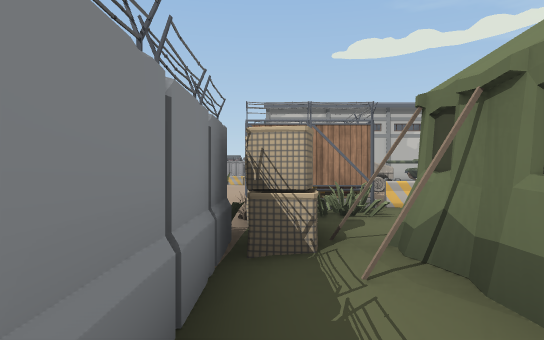
view 1 (above)

24 first-person views from a walk through a scene from a Unity 3-D project. The camera is 1.4 m above the floor, looks level and sees 75° across. The floor is counted in squares, 2 m on a side. Each view is taken from the middle of a square. On the plan, view 1 faces up. The plan holds only what a view shows up to about 11 squares ahead; the rest is blank. The place goes on beyond the plan. The player is left out. Some surface patterns are stand-ins.

view 2
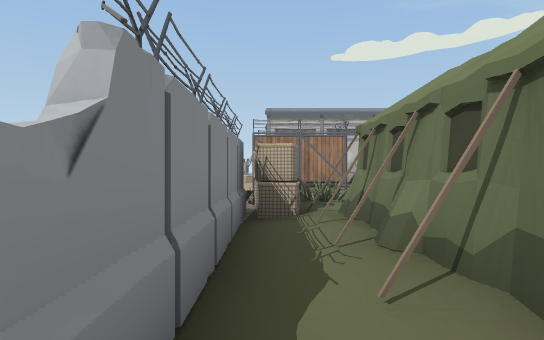

view 3
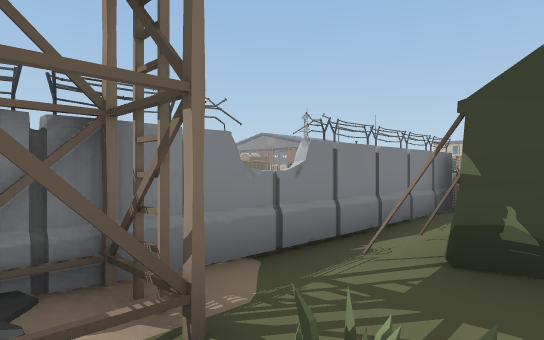

view 4
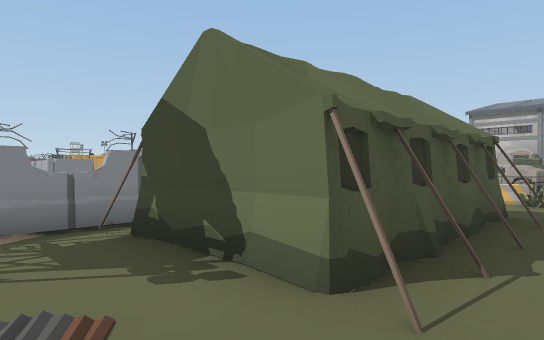

view 5
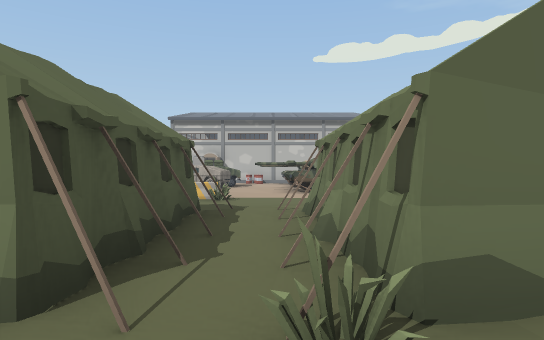

view 6
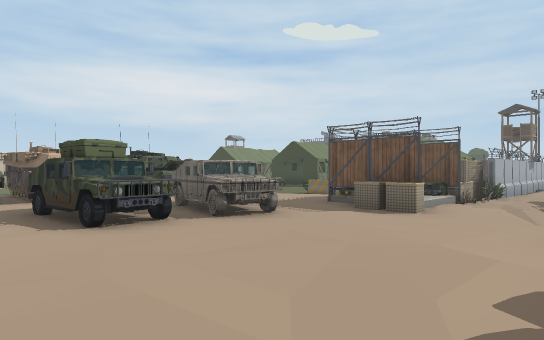

view 7
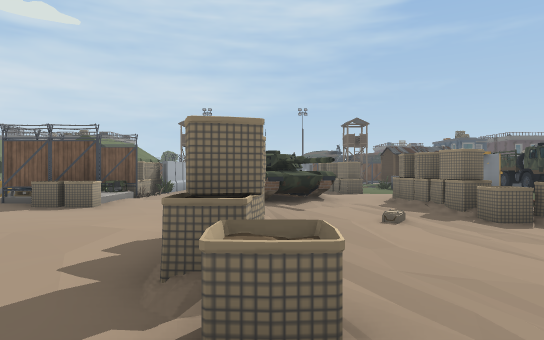

view 8
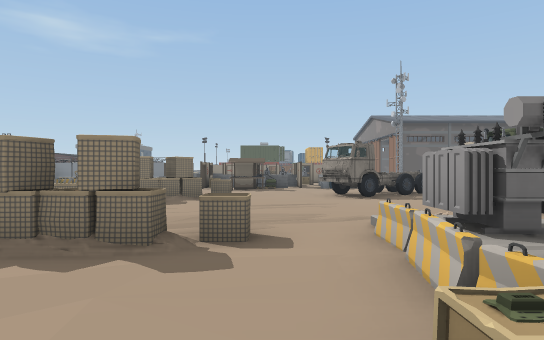

view 9
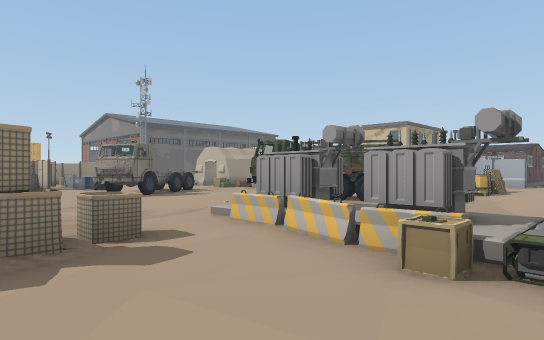

view 10
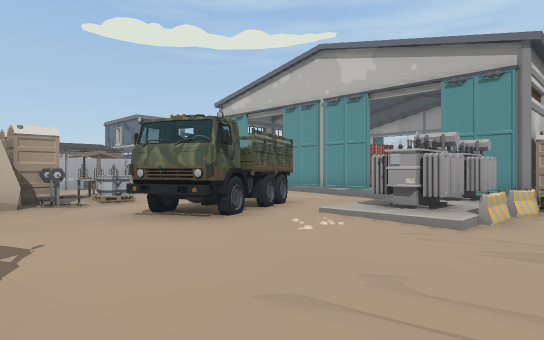

view 11
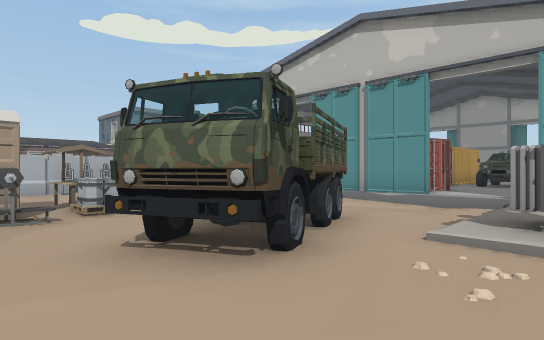

view 12
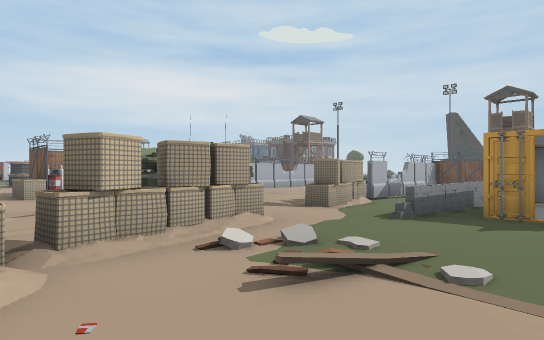

view 13
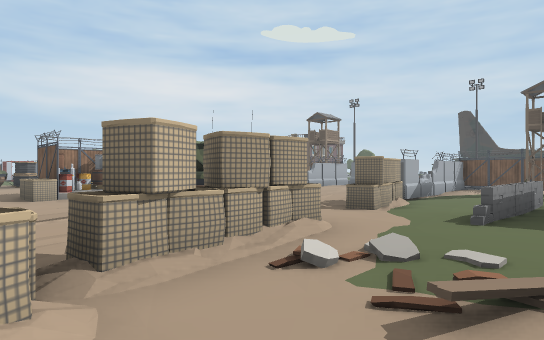

view 14
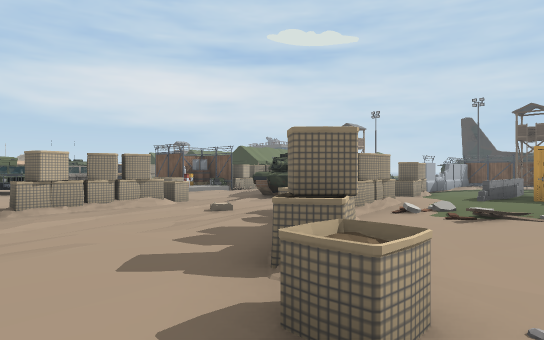

view 15
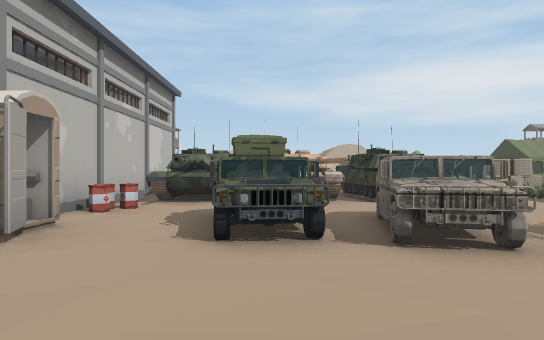

view 16
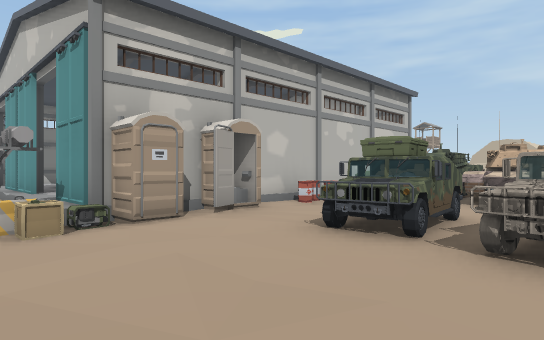

view 17
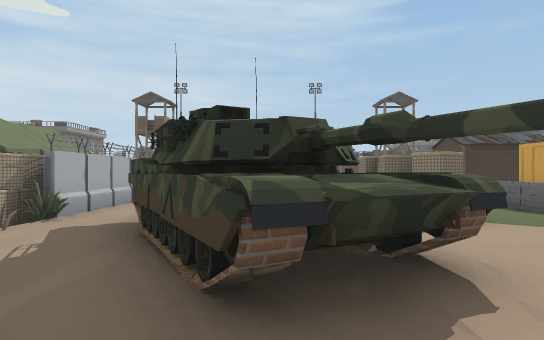

view 18
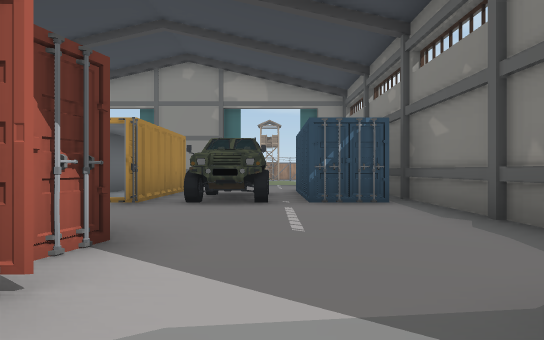

view 19
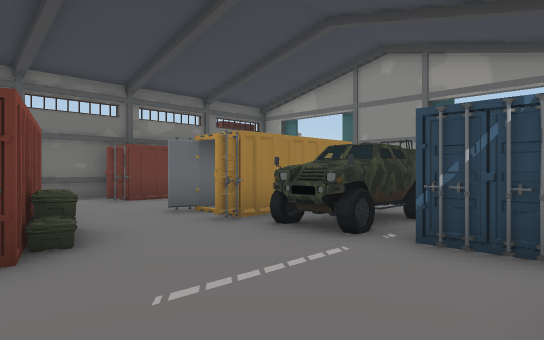

view 20
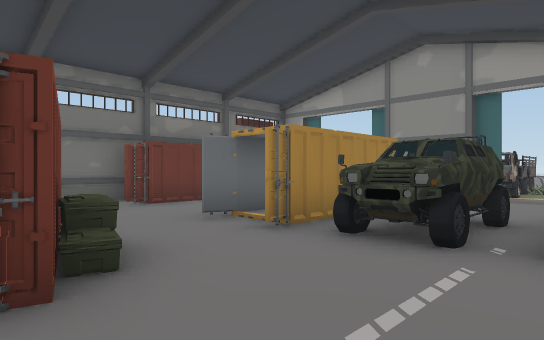

view 21
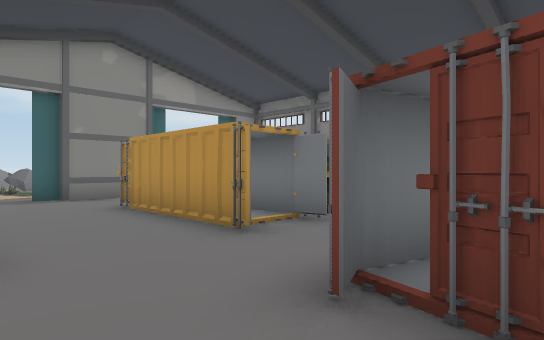

view 22
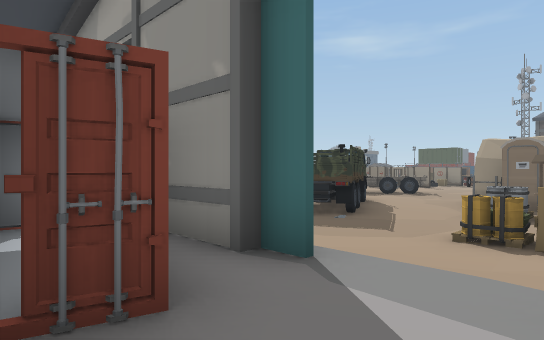

view 23
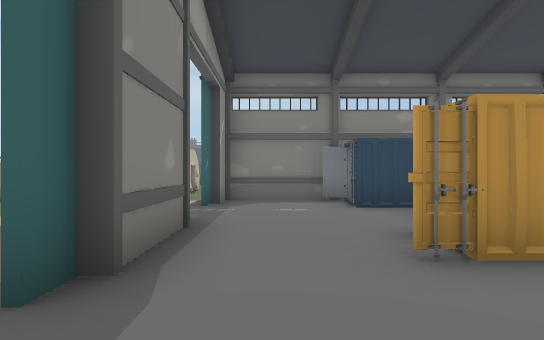

view 24
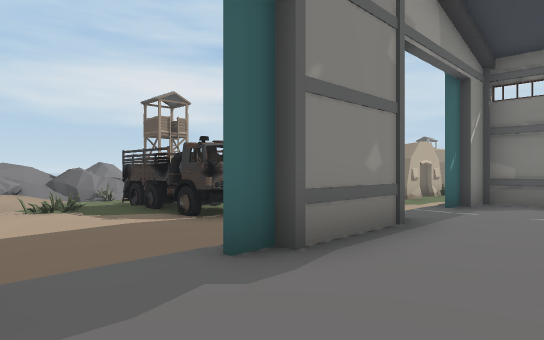

### Floor plan
Key: @ floor where view 1 was taken; # wall or solid block; x gap in a wall; . main floor; : floor 0.25 m higher than the main floor; - floor 0.25 m lower than the main floor; + floor 1 m higher than the main floor; / step, stairs or slope; = window, fence, low wall or low ledge; ^ raised ledge; O other object.
Columns run from 11 left of view 1 to 20 right of it. Each row starts with its distance up from view 1.
 24     OO= O..::::OOOO:::..
 23     OO..O..:::::::::::.......//O
 22    #OO.....#OO:::::::#::....O///
 21    ........#OO:OOOOO:#:.......O+
 20    ....O...#OO:OOOO::#::OOOO..O
 19    .OOOO..-#O:::OO::::::..
 18 OO...O.....:::::OO::::.
 17 OO.....:   #::::OOO::#.
 16 .OO....OOOO#::::::####..
 15 .......//OOOOO#O##### ..
 14 ..........O.....#^### ..#
 13  O.....O.........^### ..
 12 ..O....O/...OOO..^###
 11 ..O....O/...O...#^###
 10 ..OOO/.OO...OOO..x.##
  9  ...O...-..OO...#^##
  8 .../O.##.-.OO....^
  7 ../.O.^^..OOOO....O
  6 ......###.OOOOO...O
  5  .=....##..O...O..
  4  O=..O.##..O.  ...
  3  O=.-O// .#OOOOO/O
  2  O=.-O//  #.O  O/O
  1  O=.-     #/O  O.O
  0     -#    #@O  O.O
 -1     -=    #-OOOOOO
 -2 OO        #--.....
 -3  O        ##-O. .
 -4           /O .

Positions as (right, up) in squares from view 1, and headings:
1: (0, 0), facing up
2: (0, -2), facing up
3: (2, -4), facing up-left
4: (5, -3), facing up-left
5: (5, -3), facing up
6: (-3, 14), facing down-right
7: (-4, 15), facing down
8: (0, 14), facing left
9: (0, 12), facing up-left
10: (-9, 14), facing up-right
11: (-8, 16), facing up-right
12: (-11, 10), facing down-right
13: (-10, 10), facing down-right
14: (-11, 14), facing down-right
15: (-2, 12), facing right
16: (-2, 10), facing up-right
17: (-4, 9), facing down
18: (-1, 18), facing right
19: (1, 16), facing up-right
20: (1, 17), facing up-right
21: (1, 24), facing down-right
22: (2, 24), facing down-left
23: (9, 24), facing down
24: (8, 24), facing down-right
